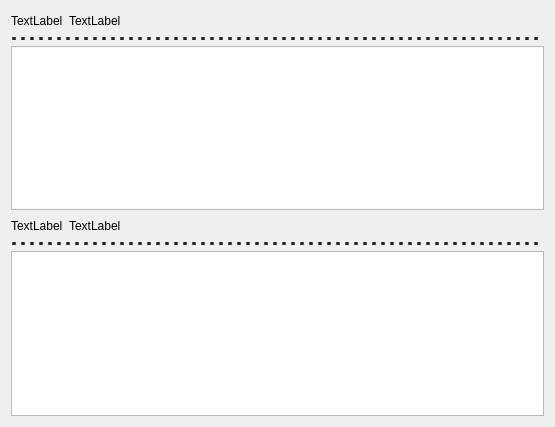
<?xml version="1.0" encoding="UTF-8"?>
<ui version="4.0">
 <class>doublePaintext</class>
 <widget class="QWidget" name="doublePaintext">
  <property name="geometry">
   <rect>
    <x>0</x>
    <y>0</y>
    <width>555</width>
    <height>427</height>
   </rect>
  </property>
  <property name="windowTitle">
   <string>Form</string>
  </property>
  <property name="styleSheet">
   <string notr="true">#line{border:3px dotted #242424;}
#line_2{border:3px dotted #242424;}
#label_3{
border:none;  
font: 14pt &quot;微软雅黑&quot;;
}
#label{
border:none;  
font: 14pt &quot;微软雅黑&quot;;
}
QTextEdit{
font: 12pt &quot;微软雅黑&quot;;
}
</string>
  </property>
  <layout class="QGridLayout" name="gridLayout">
   <item row="2" column="0">
    <widget class="QTextEdit" name="textEdit_2">
     <property name="readOnly">
      <bool>true</bool>
     </property>
    </widget>
   </item>
   <item row="1" column="0">
    <widget class="Line" name="line_2">
     <property name="orientation">
      <enum>Qt::Horizontal</enum>
     </property>
    </widget>
   </item>
   <item row="4" column="0">
    <widget class="Line" name="line">
     <property name="orientation">
      <enum>Qt::Horizontal</enum>
     </property>
    </widget>
   </item>
   <item row="0" column="0">
    <layout class="QHBoxLayout" name="horizontalLayout">
     <property name="rightMargin">
      <number>20</number>
     </property>
     <item>
      <widget class="QLabel" name="label_3">
       <property name="text">
        <string>TextLabel</string>
       </property>
      </widget>
     </item>
     <item>
      <widget class="QLabel" name="label_4">
       <property name="text">
        <string>TextLabel</string>
       </property>
      </widget>
     </item>
     <item>
      <spacer name="horizontalSpacer">
       <property name="orientation">
        <enum>Qt::Horizontal</enum>
       </property>
       <property name="sizeHint" stdset="0">
        <size>
         <width>40</width>
         <height>20</height>
        </size>
       </property>
      </spacer>
     </item>
    </layout>
   </item>
   <item row="3" column="0">
    <layout class="QHBoxLayout" name="horizontalLayout_2">
     <property name="rightMargin">
      <number>20</number>
     </property>
     <item>
      <widget class="QLabel" name="label">
       <property name="text">
        <string>TextLabel</string>
       </property>
      </widget>
     </item>
     <item>
      <widget class="QLabel" name="label_2">
       <property name="text">
        <string>TextLabel</string>
       </property>
      </widget>
     </item>
     <item>
      <spacer name="horizontalSpacer_2">
       <property name="orientation">
        <enum>Qt::Horizontal</enum>
       </property>
       <property name="sizeHint" stdset="0">
        <size>
         <width>40</width>
         <height>20</height>
        </size>
       </property>
      </spacer>
     </item>
    </layout>
   </item>
   <item row="5" column="0">
    <widget class="QTextEdit" name="textEdit">
     <property name="readOnly">
      <bool>true</bool>
     </property>
    </widget>
   </item>
  </layout>
 </widget>
 <resources/>
 <connections/>
</ui>
